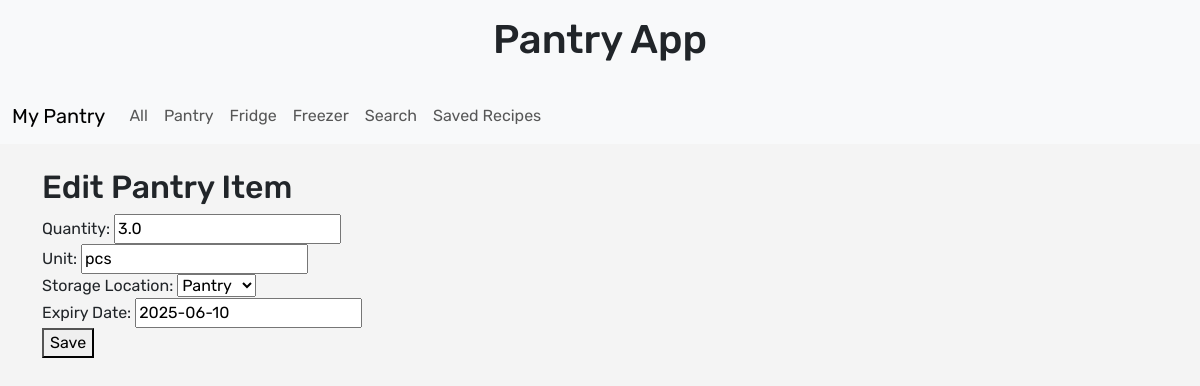
/pantry/pantry/edit/29/, run on an earlier commit of the app's database.
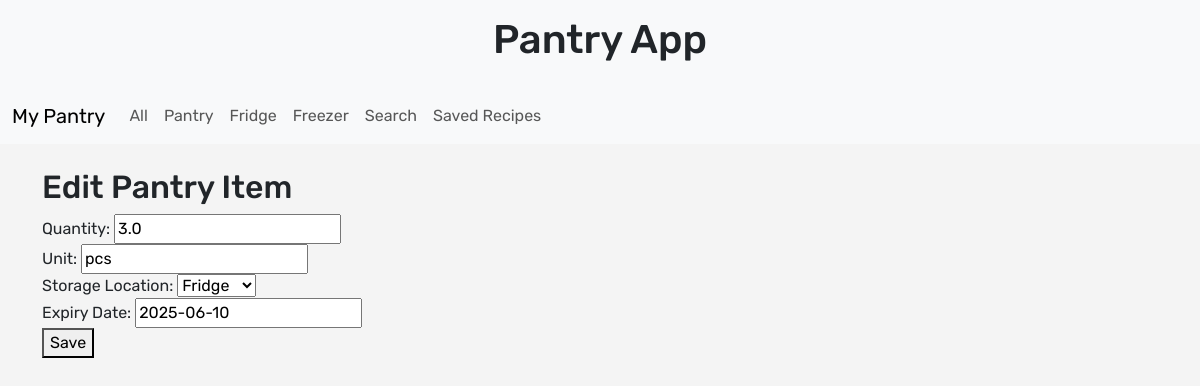
And on a later commit of the database.
### pantry/models.py (models this page shows, shortened)
class PantryItem(models.Model):
    STORAGE_CHOICES = [
        ('pantry', 'Pantry'),
        ('fridge', 'Fridge'),
        ('freezer', 'Freezer'),
    ]
    user = models.ForeignKey(User, on_delete=models.CASCADE)
    ingredient = models.ForeignKey('Ingredient', on_delete=models.CASCADE)
    quantity = models.FloatField()
    unit = models.CharField(max_length=20)
    storage_location = models.CharField(max_length=10, choices=STORAGE_CHOICES)
    expiry_date = models.CharField(max_length=20, blank=True, null=True)

### pantry/views.py (the view, shortened to what this page needs)
# urls.py: path('pantry/edit/<int:item_id>/', views.edit_pantry_item, name='edit_pantry_item'),
def edit_pantry_item(request, item_id):
    item = get_object_or_404(PantryItem, id=item_id)
    return render(request, 'pantry/edit_pantry_item.html', {'item': item})

### backup_20250520161013/pantry/templates/pantry/edit_pantry_item.html (shortened to what this page needs)
{% extends 'pantry/base.html' %}
{% block content %}
<h2>Edit Pantry Item</h2>
<form method="post">
    <label>Quantity:</label>
    <input type="text" name="quantity" value="{{ item.quantity }}"><br>
    <label>Unit:</label>
    <input type="text" name="unit" value="{{ item.unit }}"><br>
    <label>Storage Location:</label>
    <select name="storage_location">
        <option value="pantry" {% if item.storage_location == "pantry" %}selected{% endif %}>Pantry</option>
        <option value="fridge" {% if item.storage_location == "fridge" %}selected{% endif %}>Fridge</option>
    </select><br>
    <label>Expiry Date:</label>
    <input type="text" name="expiry_date" value="{{ item.expiry_date }}"><br>
    <button type="submit">Save</button>
</form>
{% endblock %}

What changed in the data, as far as the page shows it:
changed PantryItem "pcs": storage_location (not shown) → "Fridge"
Also different on the page:
form field storage_location: "Pantry" → (not shown)
